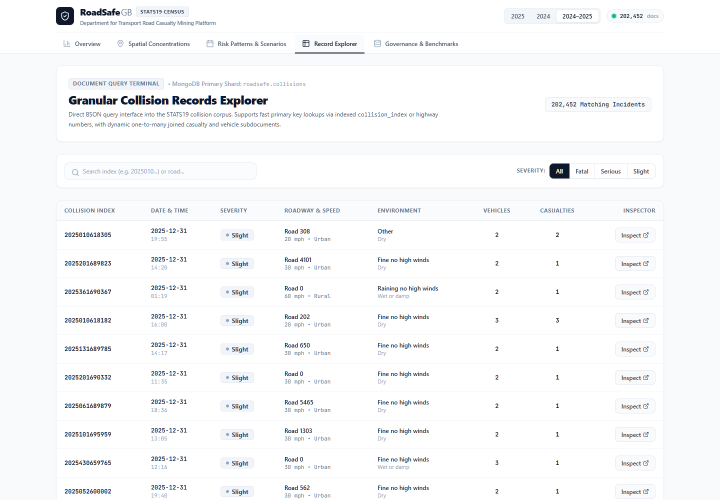
#> input picture docs/figures/verified_web_records.png, 1440 x 1000 px (shown at 1/2 size)
$ python generate_report_assets.py
#> lines starting #> are read from the running program, lines starting #| are printed output that depends on the picture
"""Recalculate report findings from the saved exports and draw labelled figures.

Run with the project virtual environment. This script never changes source data,
the database, application code, or the Power BI model.
"""
from collections import Counter, defaultdict
import csv
import hashlib
import json
from pathlib import Path

import matplotlib
matplotlib.use("Agg")
import matplotlib.pyplot as plt
from matplotlib.patches import FancyBboxPatch
from PIL import Image

ROOT = Path(__file__).resolve().parents[1]
FIG = ROOT / "docs" / "figures"
EVIDENCE = ROOT / "docs" / "report_evidence"
TEAL, SLATE, ORANGE = "#087e8b", "#233448", "#c66b25"


def read_csv(path):
    with path.open(encoding="utf-8-sig", newline="") as stream:
        return list(csv.DictReader(stream))


def summarize(rows):
    severe = sum(row["severity"] in ("Fatal", "Serious") for row in rows)
    return {"collisions": len(rows), "severe": severe,
            "severe_share_pct": 100 * severe / len(rows) if rows else None}


def save_figure(fig, name):
    fig.savefig(FIG / f"{name}.png", dpi=240, bbox_inches="tight", facecolor="white")
    fig.savefig(FIG / f"{name}.pdf", bbox_inches="tight", facecolor="white")
    plt.close(fig)


def main():
    FIG.mkdir(exist_ok=True)
    EVIDENCE.mkdir(exist_ok=True)
    crops = {
        "report_web_records_detail.png": ("verified_web_records.png", (112, 130, 1328, 570)),
        "report_web_inspector_detail.png": ("verified_web_inspector.png", (272, 152, 1168, 872)),
    }
    for target, (source, bounds) in crops.items():
        Image.open(FIG / source).crop(bounds).save(FIG / target)
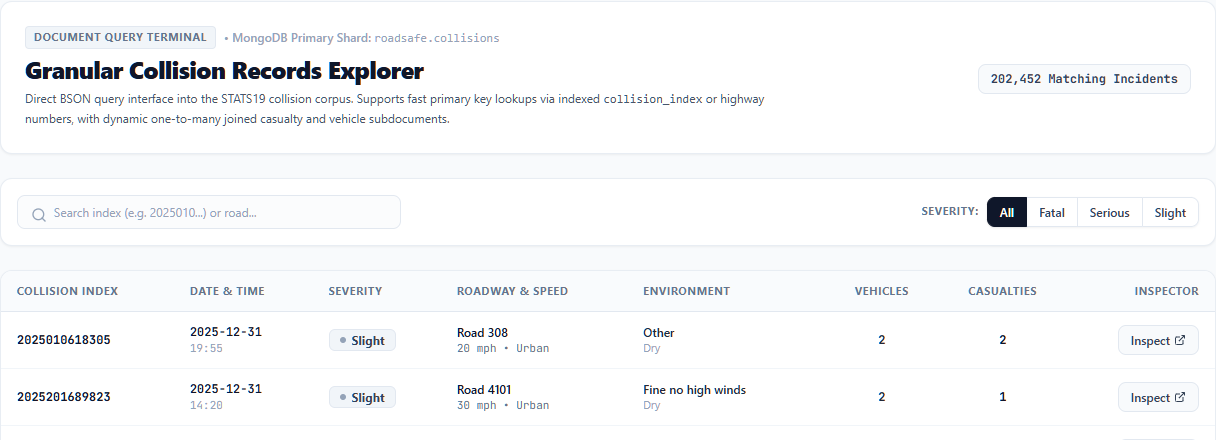
#> saved as report_web_records_detail.png: PIL image 1216x440 RGB; mean R, G, B 247.1, 248, 249.2
#> pass 2 of the loop in main, `for target, (source, bounds) in crops.items():`:
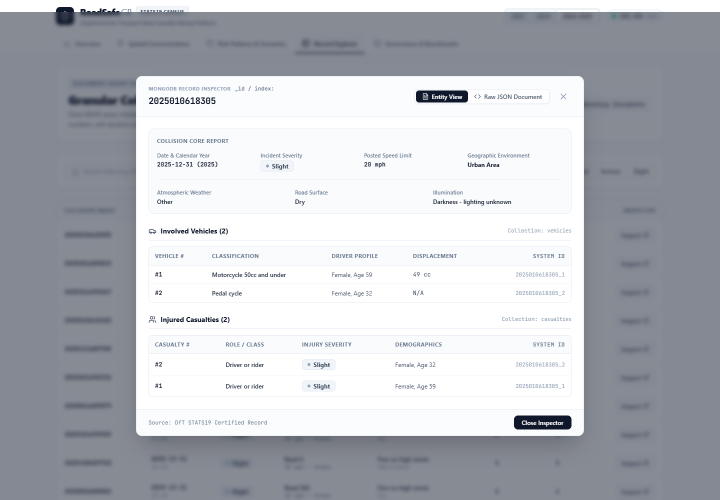
#> input picture docs/figures/verified_web_inspector.png, 1440 x 1000 px (shown at 1/2 size)
#> in main, `Image.open(FIG / source).crop(bounds).save(FIG / target)`:
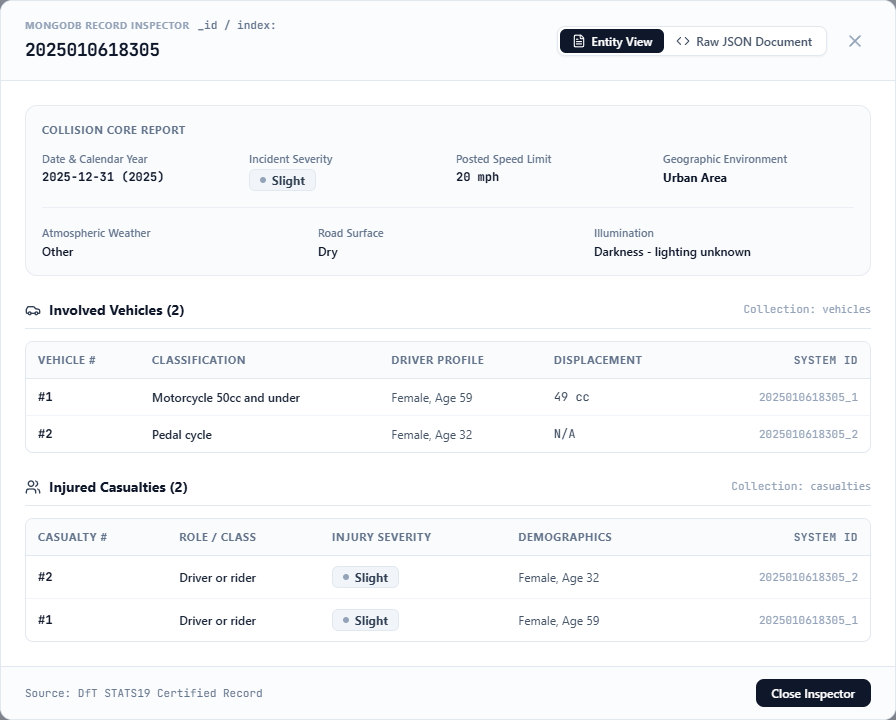
#> saved as report_web_inspector_detail.png: PIL image 896x720 RGB; mean R, G, B 246, 247.3, 248.9
    rows = read_csv(ROOT / "powerbi/exports/fact_collisions.csv")
    baseline = summarize(rows)
    groups = defaultdict(list)
    for row in rows:
        groups[tuple(row[key] for key in
                     ("speed_limit", "light_conditions", "weather_conditions", "urban_rural"))].append(row)
    combinations = []
    base_p = baseline["severe"] / baseline["collisions"]
    for conditions, subset in groups.items():
        if len(subset) < 100:
            continue
        result = summarize(subset)
        p = result["severe"] / result["collisions"]
        result.update(conditions=conditions, share_ratio=p / base_p,
                      odds_ratio=(p / (1 - p)) / (base_p / (1 - base_p)) if p < 1 else None)
        combinations.append(result)
    combinations.sort(key=lambda result: result["severe_share_pct"], reverse=True)
    weekday = [row for row in rows if row["day_of_week_name"] not in ("Saturday", "Sunday")]
    weekend = [row for row in rows if row["day_of_week_name"] in ("Saturday", "Sunday")]
    rush = [row for row in weekday if row["hour"] in ("8", "17", "18")]
    yearly = {year: summarize([row for row in rows if row["collision_year"] == year])
              for year in ("2024", "2025")}
    speed = {value: summarize([row for row in rows if row["speed_limit"] == value])
             for value in ("20", "30", "40", "50", "60", "70")}
    grid_ids = {row["grid_cell"] for row in rows if row["grid_cell"]}
    hourly = Counter(int(row["hour"]) for row in rows if row["hour"])
    exports = {}
    for path in sorted((ROOT / "powerbi/exports").glob("*.csv")):
        rr = read_csv(path)
        exports[path.name] = {"rows": len(rr), "sha256": hashlib.sha256(path.read_bytes()).hexdigest()}
    metrics = {"baseline": baseline, "yearly": yearly,
               "severity_counts": dict(Counter(row["severity"] for row in rows)),
               "speed_limits": speed, "weekday": summarize(weekday), "weekend": summarize(weekend),
               "rush_hours": {"hours": [8, 17, 18], "weekday_collisions": len(rush),
                              "weekday_share_pct": 100 * len(rush) / len(weekday)},
               "hourly": dict(sorted(hourly.items())), "combinations_minimum_support_100": combinations,
               "unique_grid_cells": len(grid_ids),
               "duplicate_collision_ids": len(rows) - len({row["collision_index"] for row in rows}),
               "total_casualties_in_collision_records": sum(int(row["number_of_casualties"]) for row in rows),
               "total_vehicles_in_collision_records": sum(int(row["number_of_vehicles"]) for row in rows),
               "exports": exports}
    (EVIDENCE / "verified_metrics.json").write_text(json.dumps(metrics, indent=2), encoding="utf-8")

    plt.rcParams.update({"font.family": "DejaVu Sans", "font.size": 11,
                         "axes.spines.top": False, "axes.spines.right": False,
                         "axes.labelcolor": SLATE, "text.color": SLATE,
                         "axes.titleweight": "bold", "axes.titlepad": 14})
    fig, ax = plt.subplots(figsize=(10, 3.5), layout="constrained")
    values = [speed[str(limit)]["severe_share_pct"] for limit in (20, 30, 40, 50, 60, 70)]
    bars = ax.bar([f"{limit} mph" for limit in (20, 30, 40, 50, 60, 70)], values,
                  color=[TEAL, TEAL, TEAL, TEAL, ORANGE, TEAL], width=.58)
    ax.axhline(baseline["severe_share_pct"], color=SLATE, linestyle="--", linewidth=1)
    ax.text(5.35, baseline["severe_share_pct"] + .8, "All collisions: 25.54%", ha="right", fontsize=10)
    ax.bar_label(bars, labels=[f"{v:.2f}%" for v in values], padding=5, fontsize=11)
    ax.set(ylim=(0, 44), ylabel="Fatal or serious collisions (%)",
           title="Severe collision share by posted speed limit | 2024-2025")
    ax.set_axisbelow(True)
    ax.grid(axis="y", alpha=.16)
    save_figure(fig, "report_speed_severity")

    fig, ax = plt.subplots(figsize=(10, 3.1), layout="constrained")
    ax.bar(range(24), [hourly[h] for h in range(24)],
           color=[ORANGE if h in (8, 17, 18) else TEAL for h in range(24)], width=.74)
    ax.set(xticks=range(0, 24, 2), xlabel="Hour of day", ylabel="Recorded collisions",
           title="Hourly collision volume | 2024-2025")
    ax.set_axisbelow(True)
    ax.grid(axis="y", alpha=.16)
    save_figure(fig, "report_hourly_distribution")

    fig, ax = plt.subplots(figsize=(10, 4.1))
    ax.set(xlim=(0, 10), ylim=(0, 4.1)); ax.axis("off")
    boxes = [(0.1, 2.85, 2.7, .9, "DfT STATS19 CSV files", "Collisions: 2024-2025\nVehicles and casualties: 2025"),
             (3.55, 2.85, 2.7, .9, "Python ETL", "Clean codes and dates\nValidate coordinates; derive grid"),
             (7.0, 2.85, 2.7, .9, "MongoDB", "3 collections; 514,283 documents\nUnique, compound and spatial indexes"),
             (3.55, 1.3, 2.7, .9, "Flask API + React", "Aggregations, map and scenarios\nRecord-level inspection"),
             (7.0, 1.3, 2.7, .9, "CSV exports + Power BI", "6 tables; active calendar relationship\n3 populated analytical report pages")]
    for x,y,w,h,title,body in boxes:
        ax.add_patch(FancyBboxPatch((x,y),w,h,boxstyle="round,pad=0.08,rounding_size=0.04",
                                   facecolor="#f3f7f8",edgecolor="#b6c9ce",linewidth=1))
        ax.text(x+.1,y+h-.19,title,fontsize=11,fontweight="bold",va="top")
        ax.text(x+.1,y+.38,body,fontsize=8.4,va="center",linespacing=1.6)
    for start,end in [((2.9,3.3),(3.4,3.3)),((6.35,3.3),(6.85,3.3)),
                      ((8.35,2.7),(8.35,2.35)),((7.0,2.85),(6.0,2.25))]:
        ax.annotate("",xy=end,xytext=start,arrowprops={"arrowstyle":"->","color":TEAL,"lw":1.8})
    ax.text(.1,.45,"Architecture diagram drawn from the repository; not an application screenshot.",fontsize=9,color="#5c6d7e")
    fig.tight_layout(pad=.2)
    save_figure(fig, "report_system_architecture")

    manifest = []
    for path in sorted(FIG.glob("verified*.png")):
        manifest.append({"file":path.name,"sha256":hashlib.sha256(path.read_bytes()).hexdigest(),
                         "kind":"native desktop capture" if "powerbi" in path.name else "live web application capture"})
    for target, (source, bounds) in crops.items():
        manifest.append({"file": target, "source": source, "crop_pixels": bounds,
                         "sha256": hashlib.sha256((FIG / target).read_bytes()).hexdigest(),
                         "kind": "crop of an unmodified live screenshot"})
    pbi_crops = EVIDENCE / "powerbi_capture_crops.json"
    if pbi_crops.exists():
        for item in json.loads(pbi_crops.read_text(encoding="utf-8")):
            for capture in manifest:
                if capture["file"] == item["file"]:
                    capture.update(source=item["source"],crop_pixels=item["crop_pixels"],
                                   kind="crop of native Power BI Desktop report capture")
    (EVIDENCE / "screenshot_manifest.json").write_text(json.dumps(manifest,indent=2),encoding="utf-8")
    print(json.dumps({"baseline":baseline,"years":yearly,"rush":metrics["rush_hours"],
                      "unique_grid_cells":len(grid_ids),"screenshots":len(manifest)},indent=2))


if __name__ == "__main__":
#> (the run stopped early here; a loop or call above may not have finished)
